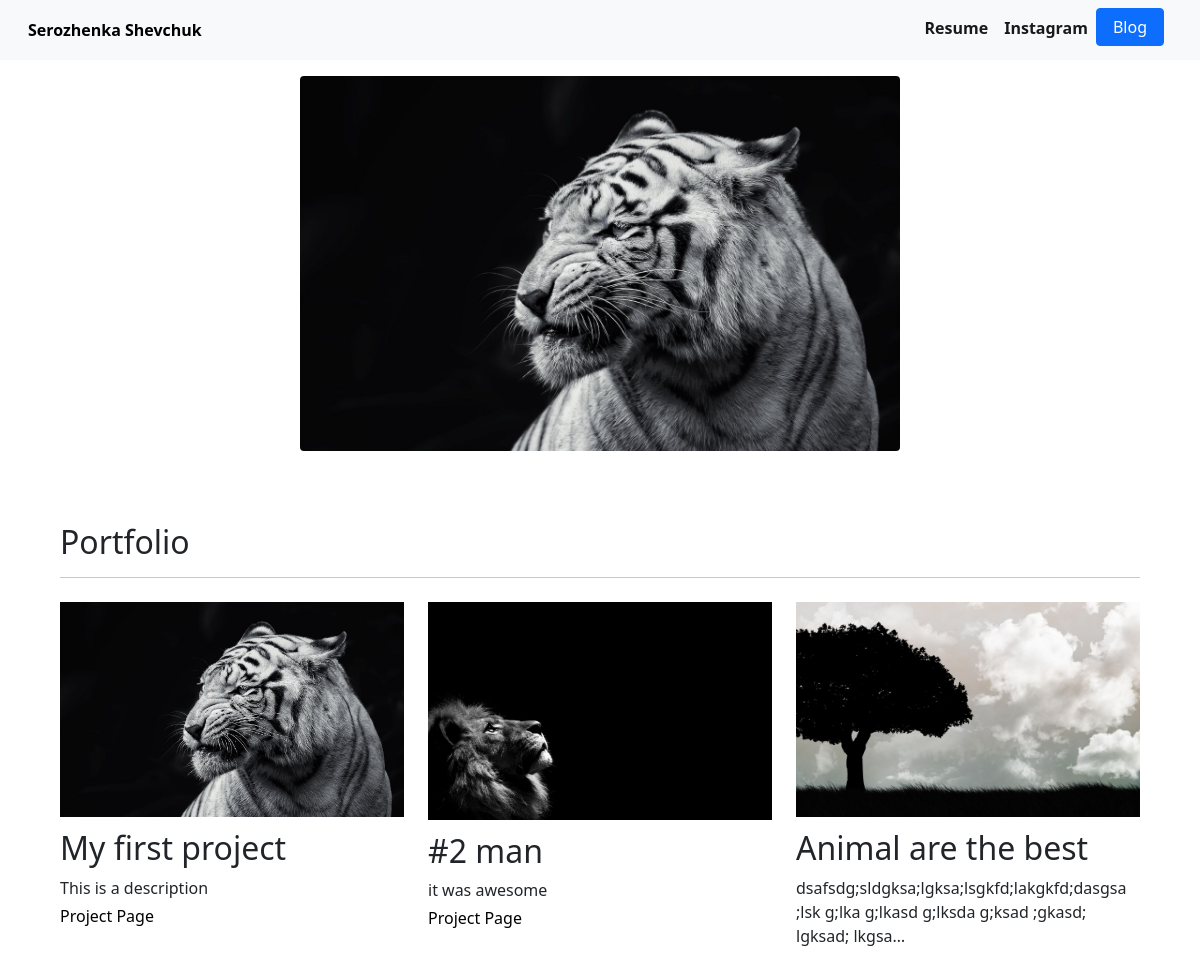
The page / on the database its author committed.
### portfolio/models.py (models this page shows, shortened)
class Project(models.Model):
    title = models.CharField(max_length=100)
    description = models.CharField(max_length=250)
    image = models.ImageField(upload_to="portfolio/images")
    url = models.URLField(blank=True)

### portfolio/views.py (the view)
# urls.py: 2. Add a URL to urlpatterns:  path('', views.home, name='home')
def home(request):
    projects = Project.objects.all()
    return render(request, 'portfolio/home.html', {'projects': projects})

### portfolio/templates/portfolio/home.html
{% extends 'portfolio/base.html' %}{% block content %}
    {% load static %}
    <img src="{% static 'portfolio/wallpaper2you_484425.jpg' %}" class="mx-auto d-block rounded mt-3 mb-5" height= 50% width = 50%>
    <br>
    <div class="margins mb-5">
      <h2>Portfolio</h2>
      <hr>
      <div class="row">
        {% for project in projects %}
            <div class="col-lg-4 col-md-6 mt-2">
              <img src="{{ project.image.url }}" class="img-fluid mb-1">
              <h2 class="mt-2">{{ project.title }}</h2>
              <div class='mb-1'>{{ project.description|truncatechars:100 }}</div>
              {% if project.url %}
                <a href="{{ project.url }}" class="link">Project Page</a>
              {% endif %}
            </div>
        {% endfor %}
      </div>
    </div>
{% endblock %}

### portfolio/templates/portfolio/base.html (shortened to what this page needs)
{% load static %}
<!doctype html>
<html lang="en">
  <head>
    <link href="https://cdn.jsdelivr.net/npm/bootstrap@5.1.3/dist/css/bootstrap.min.css" rel="stylesheet">
    <link rel="stylesheet" href="{% static 'portfolio/style.css' %}">
  </head>
  <body>
    <nav id="topNav" class="navbar navbar-expand-md navbar-light bg-light">
    <div class="container-fluid">
      <a class="navbar-brand" href="#">
        <a href='{% url "home" %}' class="link bold me-auto">Serozhenka Shevchuk</a>
      </a>
      <div class="collapse navbar-collapse ms-2" id="navbarNav">
        <ul class="navbar-nav ms-auto me-4">
          <li class="nav-item mb-1">
            <a class="nav-link active bold link" aria-current="page" href="">Resume</a>
          </li>
          <li class="nav-item mb-1">
            <a class="nav-link active bold link" aria-current="page" href="https://instagram.com/serozhenkaaa" target="_blank">Instagram</a>
          </li>
          <li class="nav-item mb-1">
            <a class="btn btn-primary px-3" href="{% url 'blog:all_blogs' %}">Blog</a>
          </li>
        </ul>
      </div>
    </div>
    </nav>
    {% block content %}{% endblock %}
  </body>
</html>

### portfolio/static/portfolio/style.css (style rules this page uses)
.link { text-decoration: none!important; color: black; }
.bold { font-weight: 600; }
.margins { margin-left: 5%; margin-right: 5%; }

### rows shown on the page
Project: image (picture), title "My first project", description "This is a description"
Project: image (picture), title "#2 man", description "it was awesome"
Project: image (picture), title "Animal are the best", description "dsafsdg;sldgksa;lgksa;lsgkfd;lakgkfd;dasgsa ;lsk g;lka g;lkasd g;lksda g;ksad ;gkasd; lgksad; lkgsa…"
